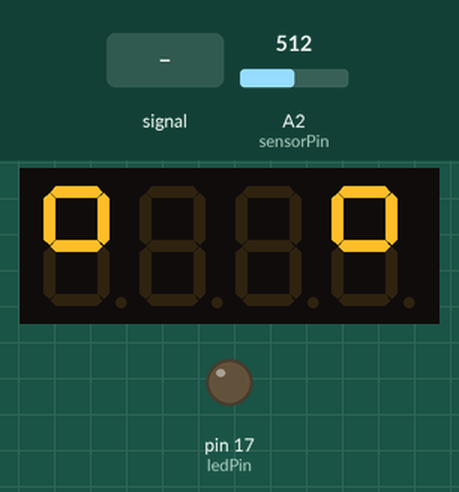
Recording of a sketch running on a simulated Arduino Uno, built with avr-gcc and run on an emulated ATmega328P. Shown: 4-digit seven-segment display, output pins drawn as LEDs (lit = HIGH). Dashed ring = blinking. Inputs (shaded band) come from the test bench; at power-on: A2 (sensorPin) = 512. Random numbers use the default seed unless the sketch sets one.

Above: at 1.2 s.
1.3 s: A2 (sensorPin) fed a 2 Hz sine of ±306 counts around its level
At 1.95 s:
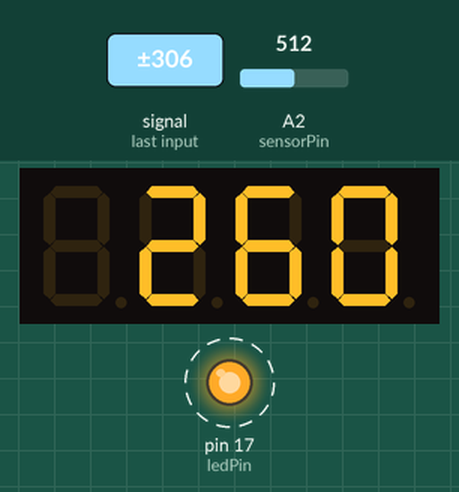
4.3 s: A2 (sensorPin) set to 716
At 5.4 s:
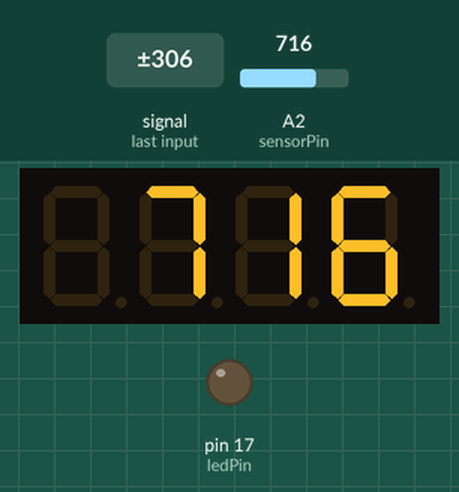
5.9 s: A2 (sensorPin) set to 900
At 6.7 s:
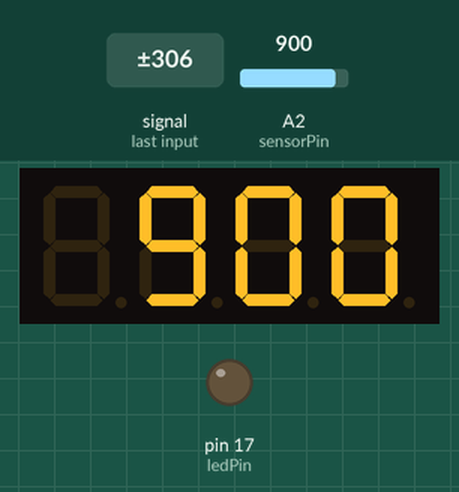
7.4 s: A2 (sensorPin) set to 1023
At 7.9 s:
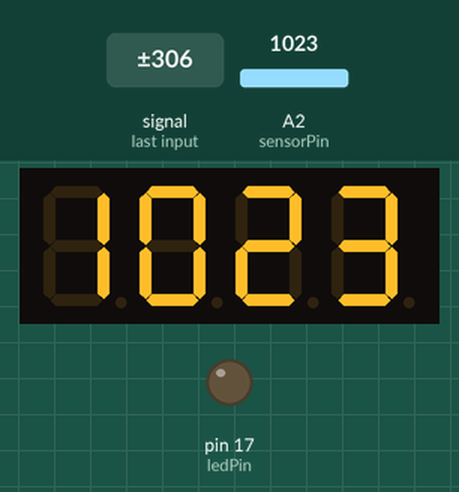
Timing chart, 0 to 9.9 s (numbered marks = the images above; inputs shaded):
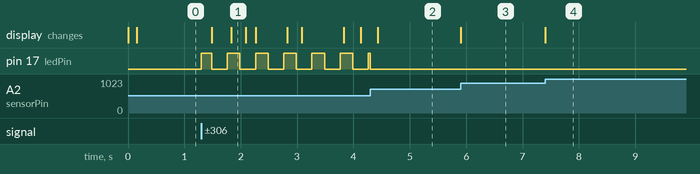

The sketch:

Blink7Seg.ino
```cpp
#include <Servo.h>
Servo servo;

#include <SevSeg.h>
SevSeg sevseg;

char eyesOpen[] = { '*', ' ', ' ', '*' };
char eyesClosed[] = { '-', ' ', ' ', '-' };
bool isBlinking;
int nextBlink, endBlink;
int mil;
int lightCal;
int lightVal;

int ledPin= 17;
int sensorPin = 16;
byte mode = 0;
bool incrMode;
bool modeChanged;
int modeChangeTime;

void setup() {
  byte numDigits = 4;
  byte digitPins[] = {10, 11, 12, 13};
  byte segmentPins[] = {9, 2, 3, 5, 6, 8, 7, 4};

  bool resistorsOnSegments = false;
  sevseg.begin(COMMON_ANODE, numDigits, digitPins, segmentPins, resistorsOnSegments);
  sevseg.setBrightness(90);

  pinMode(ledPin, OUTPUT);

  lightCal = analogRead(sensorPin);
}

void loop() {
  lightVal = analogRead(sensorPin);

  if (lightVal < lightCal - 50) {
    incrMode = true;
    modeChangeTime = millis();

    analogWrite(ledPin, 255);
  } else {
    analogWrite(ledPin, 0);

    if (incrMode && millis() > modeChangeTime + 100) {
      incrMode = false;
      mode++;
      if (mode > 1) mode = 0;
      modeChanged = true;
    }
  }

  mil = millis();

  if (mode == 0) {
    if (modeChanged) {
      modeChanged = false;
      isBlinking = false;
    }
    if (!isBlinking && mil > nextBlink) {
      isBlinking = true;

      endBlink = mil + 150;
    }

    if (isBlinking && mil > endBlink) {
      isBlinking = false;
      nextBlink = mil + random(100, 4000);
    }

    // sevseg.setNumber(1234, 4);
    sevseg.setChars(isBlinking ? eyesClosed : eyesOpen);
  } else if (mode == 1) {
    if (modeChanged) {
      modeChanged = false;
    }
    sevseg.setNumber(lightVal);
  }

  sevseg.refreshDisplay();
}
```

Measured:
- after the input at 1.3 s, pin 17 (ledPin): alternates HIGH for 0.22 s and LOW for 0.28 s, starting at once
- after the input at 5.9 s, the display: changes at once (image 3)
- after the input at 7.4 s, the display: changes at once (image 4)
